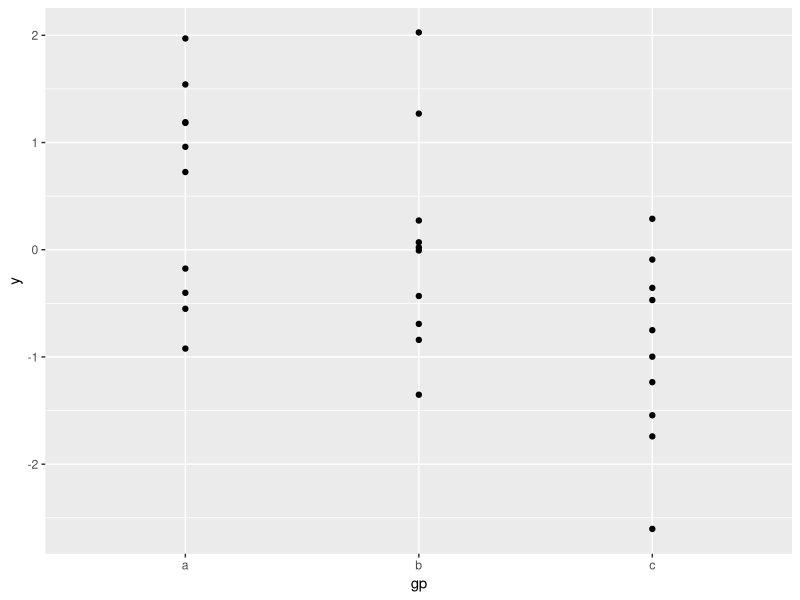
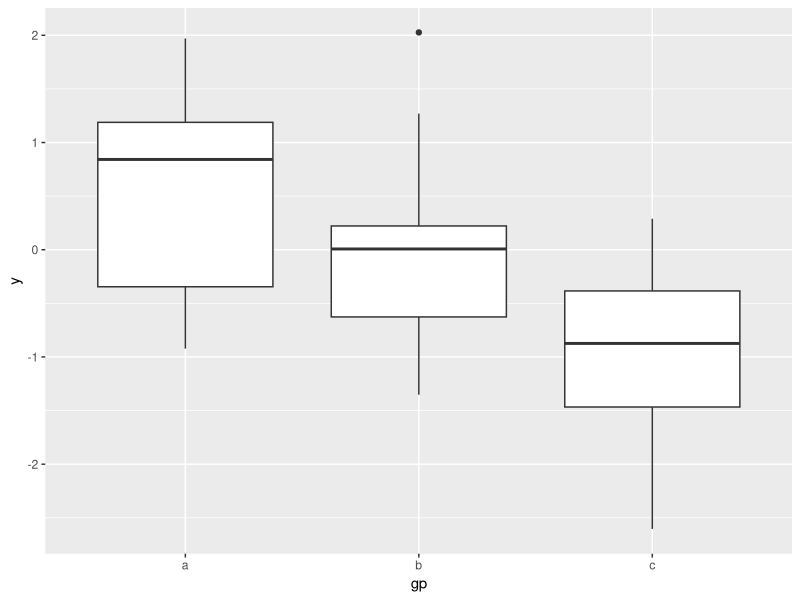
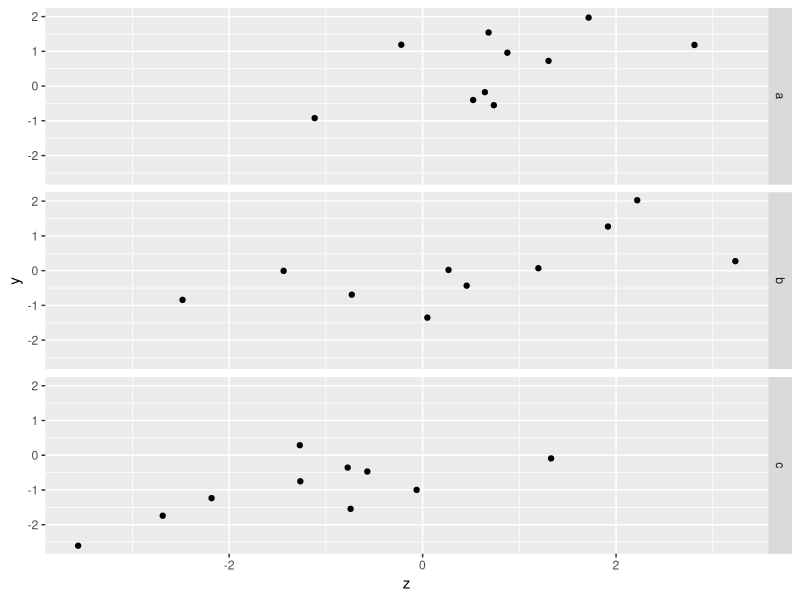
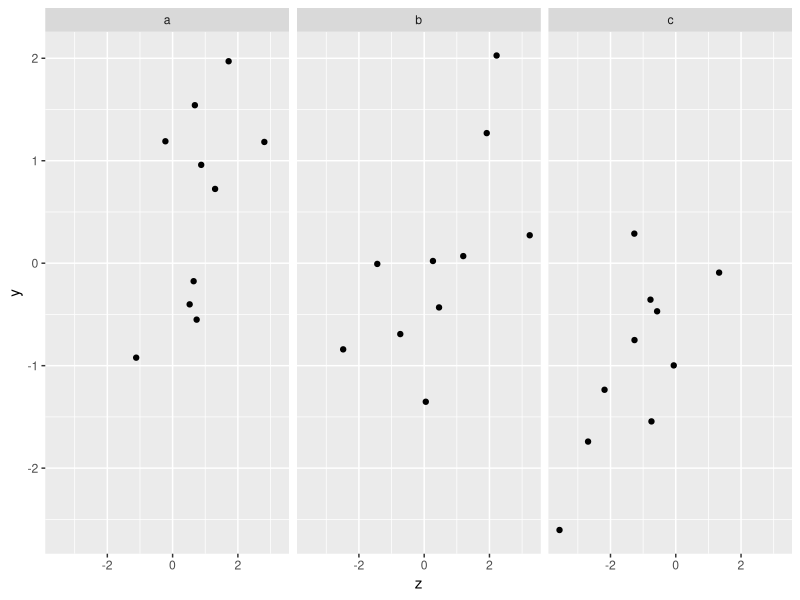
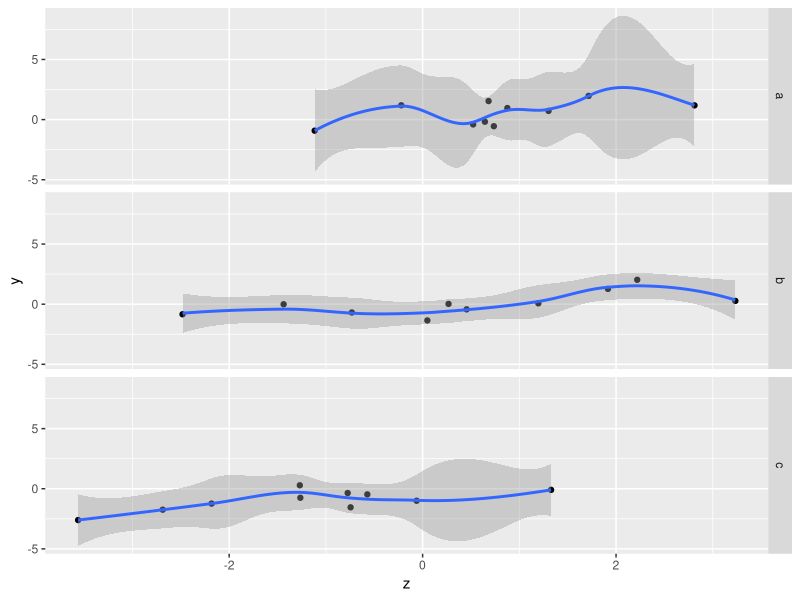
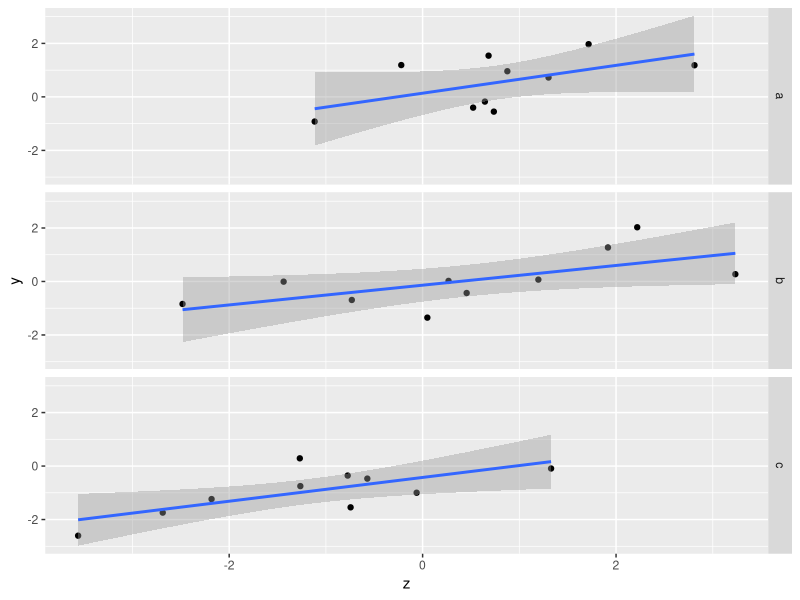
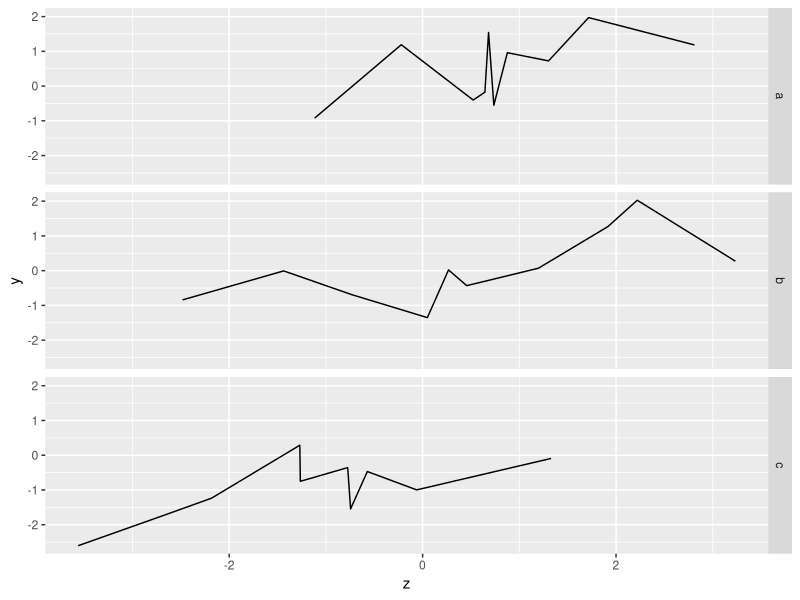
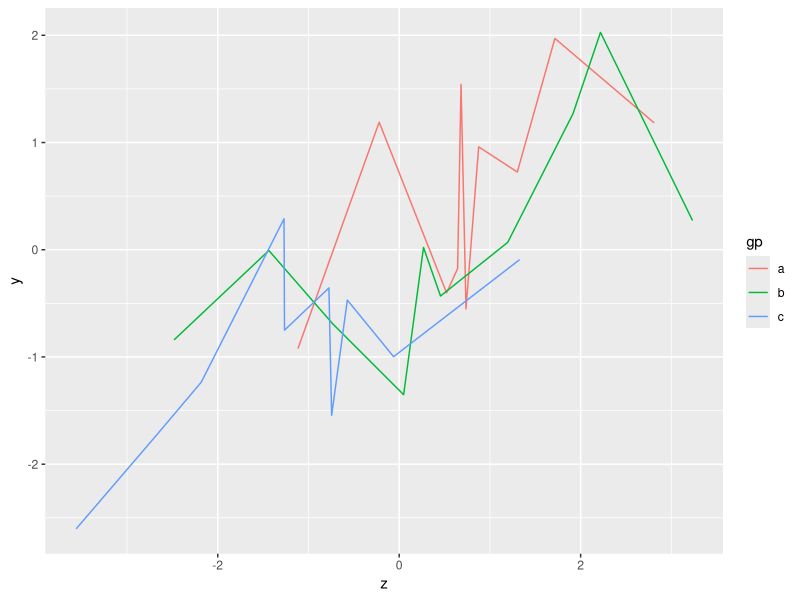

Source code (R) for these figures, in order:
## ---- chunk 1
library(ggplot2)
## ---- chunk 2
df <- data.frame(gp = factor(rep(letters[1:3], each = 10)),y = rnorm(30))
## ---- chunk 3
ggplot(df, aes(x = gp, y = y)) +geom_point()
## ---- chunk 4
ggplot(df, aes(x = gp, y = y)) +geom_boxplot()
## ---- chunk 5
df$z<-df$y+rnorm(30)
ggplot(df, aes(x = z, y = y)) +geom_point()+facet_grid(gp~.)
## ---- chunk 6
ggplot(df, aes(x = z, y = y)) +geom_point()+facet_grid(.~gp)
## ---- chunk 7
ggplot(df, aes(x = z, y = y)) +geom_point()+facet_grid(gp~.)+geom_smooth()
## ---- chunk 8
ggplot(df, aes(x = z, y = y)) +geom_point()+facet_grid(gp~.)+geom_smooth(method='lm')
## ---- chunk 9
ggplot(df, aes(x = z, y = y)) +geom_line()+facet_grid(gp~.)
## ---- chunk 10
ggplot(df, aes(x = z, y = y, color=gp)) +geom_line()
